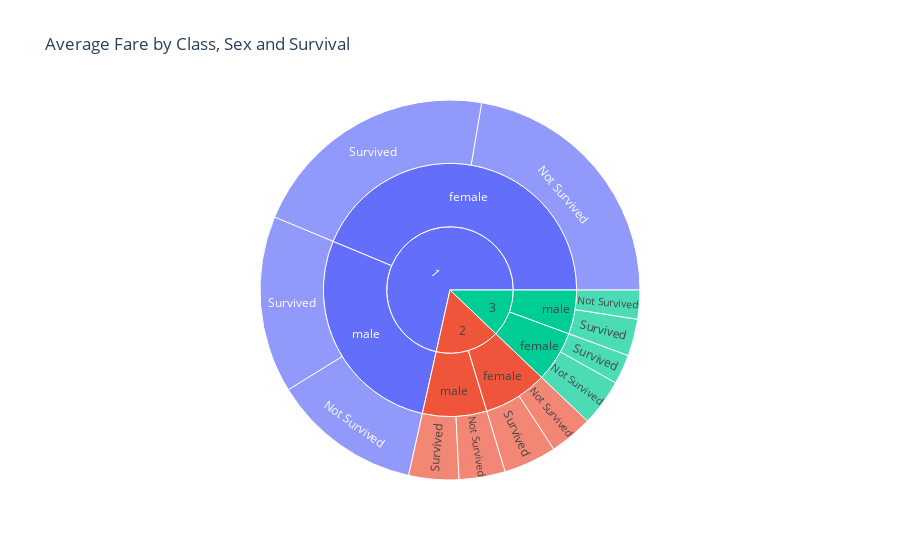

Notebook cell for this chart:
### Markdown cell above
График 8: Sunburst Chart

### Code cell
warnings.simplefilter(action='ignore', category=FutureWarning)

# Находим среднюю стоимость билета по группам
average_fare = titanic_data.groupby(['Pclass', 'Sex', 'Survived'], observed=True, as_index=False)['Fare'].mean()

# Создаем новые столбцы для ясности
average_fare['Survived'] = average_fare['Survived'].map({0: 'Not Survived', 1: 'Survived'})

# Создание sunburst графика
fig = px.sunburst(
    average_fare,
    path=['Pclass', 'Sex', 'Survived'],
    values='Fare',
    title='Average Fare by Class, Sex and Survival'
)

fig.show()

### Figure 1 — Plotly figure (JSON) as saved in the notebook; plotly's stock layout.template omitted (floating-point values rounded to 4 significant figures)
{"data": [{"branchvalues": "total", "domain": {"x": [0, 1], "y": [0, 1]}, "hovertemplate": "labels=%{label}<br>Fare=%{value}<br>parent=%{parent}<br>id=%{id}<extra></extra>", "ids": ["1/female/Not Survived", "2/female/Not Survived", "3/female/Not Survived", "1/male/Not Survived", "2/male/Not Survived", "3/male/Not Survived", "1/female/Survived", "2/female/Survived", "3/female/Survived", "1/male/Survived", "2/male/Survived", "3/male/Survived", "1/female", "2/female", "3/female", "1/male", "2/male", "3/male", "1", "2", "3"], "labels": ["Not Survived", "Not Survived", "Not Survived", "Not Survived", "Not Survived", "Not Survived", "Survived", "Survived", "Survived", "Survived", "Survived", "Survived", "female", "female", "female", "male", "male", "male", "1", "2", "3"], "name": "", "parents": ["1/female", "2/female", "3/female", "1/male", "2/male", "3/male", "1/female", "2/female", "3/female", "1/male", "2/male", "3/male", "1", "2", "3", "1", "2", "3", "", "", ""], "type": "sunburst", "values": [110.6, 18.25, 19.77, 62.89, 19.49, 12.2, 106.0, 22.29, 12.46, 74.64, 21.1, 15.58, 216.6, 40.54, 32.24, 137.5, 40.58, 27.78, 354.1, 81.12, 60.02]}], "layout": {"autosize": true, "legend": {"tracegroupgap": 0}, "title": {"text": "Average Fare by Class, Sex and Survival"}}}
